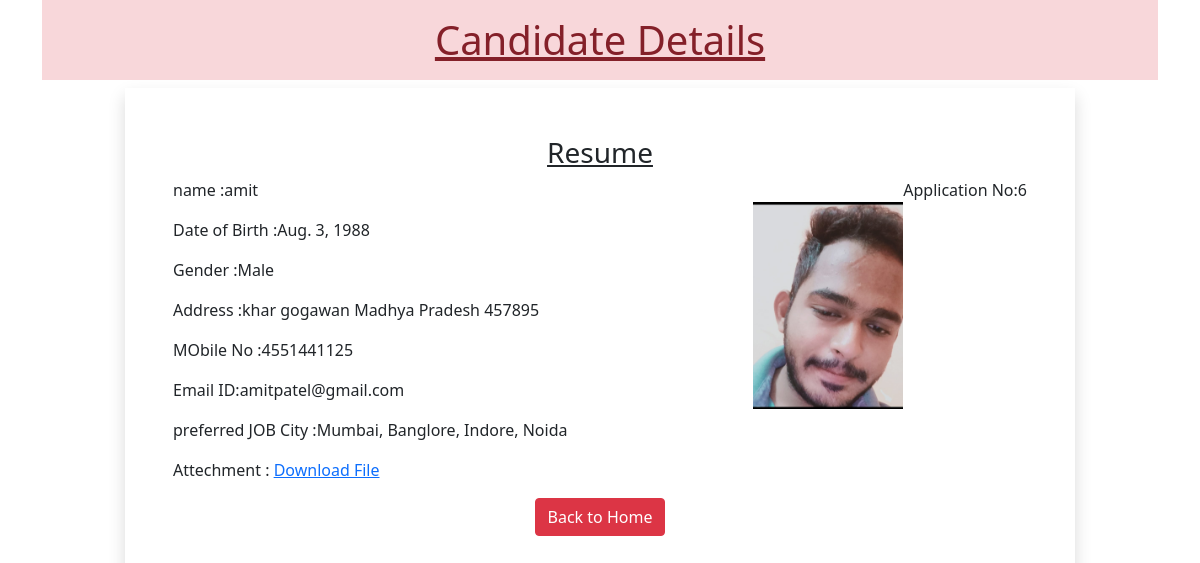
/6/, run on the app's committed database.
### myapp/models.py (models this page shows)
class Resume(models.Model):
    name=models.CharField(max_length=100)
    dob=models.DateField(auto_now=False , auto_now_add=False)
    gender=models.CharField(max_length=100)
    locality=models.CharField(max_length=100)
    city=models.CharField(max_length=100)
    pin=models.PositiveIntegerField()
    state=models.CharField(choices=STATE_CHOICE, max_length=150)
    mobile=models.PositiveIntegerField()
    job_city=models.CharField(max_length=50)
    email=models.EmailField()
    profile_image=models.ImageField(upload_to="profileimage",blank=True)
    my_file=models.FileField(upload_to="doc",blank=True)

### myapp/views.py (the view)
# urls.py: path('<int:pk>/',views.CandidateView.as_view(),name="candidate"),
class CandidateView(View):
    def get(self,request,pk):
        print(pk)
        candidate=Resume.objects.get(pk=pk)
        return render(request,'myapp/candidate.html',{'candidate':candidate})

### myapp/templatetags/myfilter.py (called while the page is built)
@register.filter(name="remove_special")
def remove_chars(value,arg):
    print("Arg" ,arg)
    print("value",value)
    for character in arg:
        print(character)
        value=value.replace(character,"")
    return value

### myapp/templates/myapp/candidate.html (shortened to what this page needs)
<!DOCTYPE html>
{% load myfilter %}
<html lang="en">
<head>
    <link href="https://cdn.jsdelivr.net/npm/bootstrap@5.0.2/dist/css/bootstrap.min.css"
     rel="stylesheet">
</head>
<body>
   <div class="container">
    <h1 class="alert-danger text-center p-3"><u>Candidate Details</u></h1>
    <div class="row">
        <div class="col-sm-10 shadow p-5 offset-sm-1">
            <h3 class="text-center "><u>Resume</u></h3>
            <p class="float-end">Application No:{{candidate.id}} </p>
            <img src="{{candidate.profile_image.url}}" alt="" class="img-fluid img-thumbnali float-end mt-4" width="150"
            height="150">
            <p>name :{{candidate.name}}</p>
            <p>Date of Birth :{{candidate.dob}}</p>
            <p>Gender :{{candidate.gender}}</p>
            <p>Address :{{candidate.city}} {{candidate.locality}} {{candidate.state}} {{candidate.pin}} </p>
            <p>MObile No :{{candidate.mobile}}</p>
            <p>Email ID:{{candidate.email}}</p>
            <p>preferred JOB City :{{candidate.job_city|remove_special:"[]'"}}</p>
            <p>Attechment : <a href="{{candidate.my_file.url}}">Download File</a></p>
        <div class="text-center">
            <a href="/" class="btn btn-danger">Back to Home</a>
        </div>
        </div>
    </div>
   </div>
</body>
</html>

### data on the page
Resume: id "6", profile_image (picture), name "amit", dob "Aug. 3, 1988", gender "Male", city "khar", locality "gogawan", state "Madhya Pradesh", pin "457895", mobile "4551441125", email "amitpatel@gmail.com", job_city|remove_special "Mumbai, Banglore, Indore, Noida"
